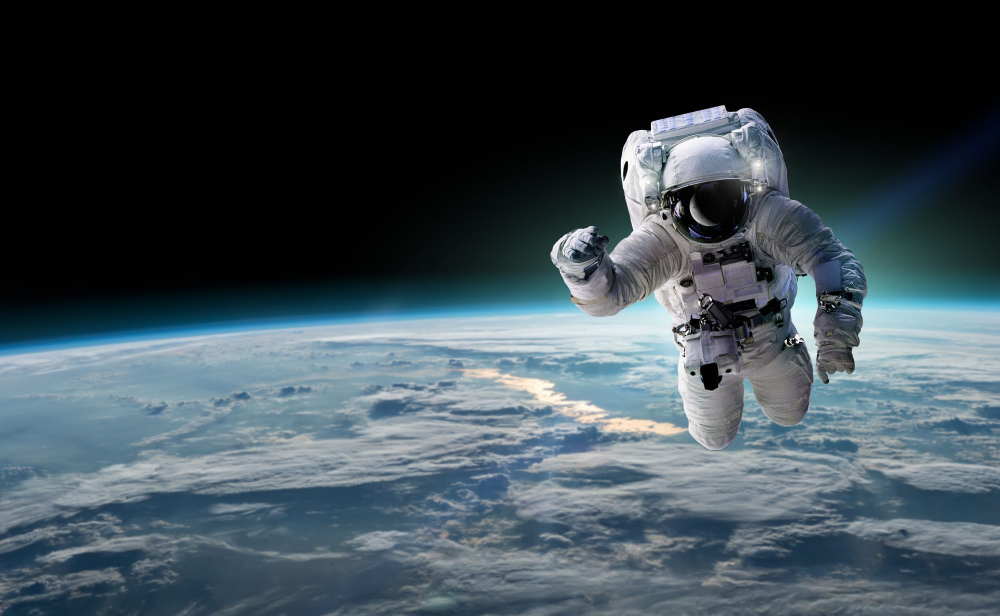
%> input picture targets/espaco.jpeg, 2000 x 1231 px (shown at 1/2 size)
$ octave gs.m   (GNU Octave 9; MATLAB toolbox functions it lacks are replaced by stand-ins)
%> lines starting %> are read from the running program, lines starting %| are printed output that depends on the picture; in (x1, y1, x2, y2) boxes, pixels count from 0 and x2, y2 are one past the last pixel; in counts of white or black regions, pixels touching at a corner belong together; the program's own positions count from 1
% Author : Musa AYDIN  |  Revisão: Vinícius A. O. L. Moura (2025-08-12)
% e-mail : maydin@fsm.edu.tr
% Fatih Sultan Mehmet Vakif University – Dept. of Computer Engineering
% -------------------------------------------------------------------------
%        GERCHBERG–SAXTON (GS) – PIPELINE COM ASM/NA + CAMADA SEMIÓTICA
% -------------------------------------------------------------------------
% Novidades nesta versão:
%   • Camada "fotografia/semiótica": saliency + bordas + regra-dos-terços
%     → gera um mapa de pesos W que prioriza o que importa na reconstrução.
%   • Alvo ponderado TargetW substitui Target no passo (D) do GS.
%   • Métrica extra: correlação de bordas edgeR, além de Pearson e erro.
%   • Parada antecipada opcional por Pearson/edgeR.
%   • (Opcional) "DOF semiótico": blur controlado no fundo (bokeh).
%   • (Opcional) campo de orientação θ da cena, para orientar meta-átomos.
%   • Stubs p/ mapeamento CST: salvamos W, θ e fase final quantizada.
% -------------------------------------------------------------------------

%% 0) Limpeza, parâmetros e alvo .........................................
clear;  close all;  clc;  tic

% ---------------- Parâmetros numéricos (malha) --------------------------
N     = 256;            % resolução (pixels) dos dois planos
sigma = 2;              % largura do feixe gaussiano (malha x,y)
iter  = 500;            % iterações GS (ajuste conforme necessidade)

% ---------------- Parâmetros físicos (ASM) ------------------------------
lambda = 633e-9;        % comprimento de onda [m]
z      = 0.20;          % distância de propagação [m] (SLM -> tela)
Lx     = 8e-3;          % largura física do campo no plano de entrada [m]
Ly     = 8e-3;          % altura física do campo no plano de entrada [m]
dx     = Lx / N;        % pitch x [m]
dy     = Ly / N;        % pitch y [m]
NA     = 0.25;          % abertura numérica efetiva (ajuste)

% ---------------- Camada semiótica/fotografia (flags) -------------------
USE_SEMIOTICA = true;   % ativa pesos W (saliency+bordas+terços)
USE_DOF       = false;  % "bokeh" semiótico no fundo (blur ponderado)
PEARSON_STOP  = 0.99;   % critério de parada (correlação)
EDGE_STOP     = 0.85;   % critério de parada (correlação de bordas)

% ----------------- Escolha do alvo (teste ou imagem) --------------------
use_synthetic  = false;               % true: alvo sintético p/ debug
synthetic_type = 'checker';           % 'checker' | 'disk' | 'letter'

if use_synthetic
    switch synthetic_type
        case 'checker'
            Target = checkerboard(N/8) > 0.5;
        case 'disk'
            [xx,yy] = meshgrid(linspace(-1,1,N));
            Target = sqrt(xx.^2 + yy.^2) <= 0.5;
        case 'letter'
            Target = zeros(N,N);
            Target(round(N*0.2):round(N*0.8), round(N*0.45):round(N*0.55)) = 1; % barra
            Target(round(N*0.2):round(N*0.35), round(N*0.3):round(N*0.7))  = 1; % topo
            Target(round(N*0.5):round(N*0.65), round(N*0.3):round(N*0.7))  = 1; % meio
        otherwise
            Target = checkerboard(N/8) > 0.5;
    end
    Target = im2double(Target);
else
    % --- imagem-alvo real ------------------------------------------------
    Target = imread('espaco.jpeg');                      % coloque sua imagem aqui
%> Target is the input picture: size 1231x2000x3 uint8; mean R, G, B 62.2, 75.1, 82.6
    if size(Target,3) > 1, Target = rgb2gray(Target); end
    Target = im2double(Target);
%> Target: size 1231x2000 double
end
Target = imresize(Target,[N N]);                         % força N×N
%> Target: size 256x256 double
T0     = mat2gray(Target);                               % alvo base [0,1]

figure; imshow(T0,[]); title('TARGET – amplitude desejada');

%% 0.1) Camada semiótica/fotográfica (gera W e TargetW) ..................
if USE_SEMIOTICA
    % --- Saliency espectral (Residual Spectrum) -------------------------
    F   = fft2(T0);  logAmp = log(abs(F)+eps);  phaseF = angle(F);
%> after `logAmp = log(abs(F)+eps)`:
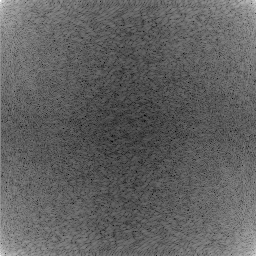
%> logAmp: size 256x256 double; min -3.3, max 9.91, mean 1.74; drawn with min black and max white
%> after `phaseF = angle(F)`:
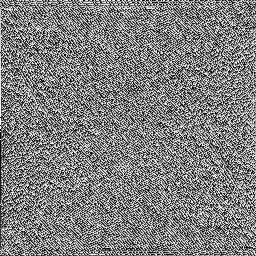
%> phaseF: size 256x256 double; min -3.14, max 3.14, mean 0.000144; drawn with min black and max white
    avg = imfilter(logAmp, fspecial('average', 9), 'replicate');
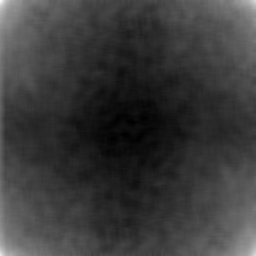
%> avg: size 256x256 double; min -0.0904, max 7.86, mean 1.74; drawn with min black and max white
    SR  = logAmp - avg;
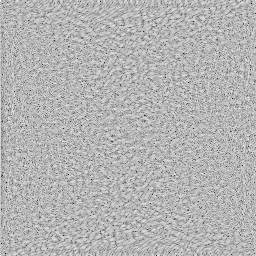
%> SR: size 256x256 double; min -5, max 2.05, mean -0.00423; drawn with min black and max white
    sal = abs(ifft2(exp(SR + 1i*phaseF))).^2;
    sal = mat2gray(imgaussfilt(sal, 2));

    % --- Bordas (Canny) -------------------------------------------------
    E   = mat2gray(edge(T0,'Canny'));
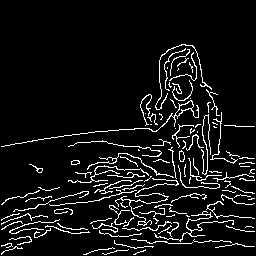
%> E: size 256x256 double; values 0 (black) and 1 (white), 7.6% white in thin lines or dots, all inside (x1, y1, x2, y2) = (1, 44, 255, 255)
    E   = imgaussfilt(E, 0.8);  % suaviza serrilhado

    % --- Regra dos terços ----------------------------------------------
    [u,v] = meshgrid(linspace(0,1,N), linspace(0,1,N));
    s     = 0.06;
    H     = exp(-((u-1/3).^2+(v-1/3).^2)/(2*s^2)) + ...
            exp(-((u-2/3).^2+(v-1/3).^2)/(2*s^2)) + ...
            exp(-((u-1/3).^2+(v-2/3).^2)/(2*s^2)) + ...
            exp(-((u-2/3).^2+(v-2/3).^2)/(2*s^2));
    H     = mat2gray(H);

    % --- Peso combinado -------------------------------------------------
    alpha=0.6; beta=0.3; gamma=0.1;      % saliency/bordas/terços
    W    = mat2gray(alpha*sal + beta*E + gamma*H);

    % --- Alvo com reforço perceptual -----------------------------------
    Tclahe   = adapthisteq(T0,'ClipLimit',0.01,'NumTiles',[8 8]);
    enh      = mat2gray(Tclahe + 0.4*E);          % reforça contornos
    wStrength= 0.35;                               % mistura alvo base + reforço
    TargetW  = mat2gray( (1-wStrength).*T0 + wStrength.*((1+0.7*W).*enh) );
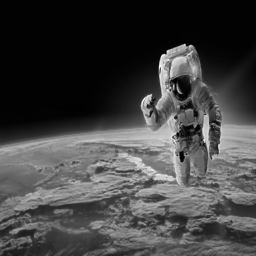
%> TargetW: size 256x256 double; min 0, max 1, mean 0.261

    if USE_DOF
        % "Bokeh": mais blur onde W é baixo (fundo)
        sigmaBlur = 1.0;
        Bg       = imgaussfilt(TargetW, sigmaBlur*(1 - mat2gray(W)));
        TargetW  = mat2gray( 0.7*TargetW + 0.3*Bg );
    end

    figure;
    subplot(2,2,1); imshow(sal,[]); title('Saliency')
    subplot(2,2,2); imshow(E,[]);   title('Bordas')
    subplot(2,2,3); imshow(W,[]);   title('Peso W (composição)')
    subplot(2,2,4); imshow(TargetW,[]); title('TargetW (alvo ponderado)')
else
    W       = ones(N);               % pesos uniformes
    E       = mat2gray(edge(T0,'Canny'));
    TargetW = T0;
end

%% 1) Plano de entrada – feixe gaussiano .................................
x = linspace(-10,10,N);
y = linspace(-10,10,N);
[X,Y] = meshgrid(x,y);
input_amplitude = exp(-(X.^2 + Y.^2)/(2*sigma^2));   % |I_in|

figure; imagesc(input_amplitude); axis image off
title('Input amplitude (|I_{in}|) – restrição no plano de entrada');

%% 2) Inicialização: chute de fase ......................................
A = fftshift( ifft2( fftshift(TargetW) ) );  % chute orientado pelo alvo ponderado
figure;
subplot(1,2,1), imagesc(abs(A)),   axis image off, title('|A| (amp)')
subplot(1,2,2), imagesc(angle(A)), axis image off, title('∠A (fase)')
sgtitle('Campo A após IFFT do alvo ponderado (chute inicial)');

%% 3) Passo (1) – impõe amplitude gaussiana: B ...........................
B = input_amplitude .* exp(1i*angle(A));
figure;
subplot(1,2,1), imagesc(input_amplitude), axis image off, title('|I_{in}|')
subplot(1,2,2), imagesc(angle(B)),        axis image off, title('∠B = ∠A')
sgtitle('B = |I_{in}|·e^{i∠A} (restrição no plano de entrada)');

%% 4) Passo (2) – propaga ao plano de saída (ASM): C .....................
C = propagateASM(B, dx, dy, lambda, z, NA);
figure;
subplot(1,2,1), imagesc(abs(C)),   axis image off, title('|C| (amp)')
subplot(1,2,2), imagesc(angle(C)), axis image off, title('∠C (fase)')
sgtitle('C = ASM(B) – campo no plano de saída (a z metros)');

%% 5) Passo (3) – impõe amplitude do alvo ponderado: D ...................
D = TargetW .* exp(1i*angle(C));   % <<< aqui entra a intenção fotográfica
figure;
subplot(1,2,1), imagesc(TargetW),   axis image off, title('|TargetW|')
subplot(1,2,2), imagesc(angle(D)),  axis image off, title('∠D = ∠C')
sgtitle('D = |TargetW|·e^{i∠C} (restrição no plano de saída)');

%% 6) Passo (4) – volta ao plano de entrada (ASM -z): novo A .............
A = propagateASM(D, dx, dy, lambda, -z, NA);
figure;
subplot(1,2,1), imagesc(abs(A)),   axis image off, title('|A| após 1 ciclo')
subplot(1,2,2), imagesc(angle(A)), axis image off, title('∠A após 1 ciclo')
sgtitle('Novo A – pronto p/ próximo ciclo');

%% 7) LOOP automático (restante das iterações) ...........................
errorF  = zeros(iter,1);
pearson = zeros(iter,1);
edgeR   = zeros(iter,1);
epss    = 1e-12;

%> the run ends on the next line
for k = 1:iter
% [65 lines not run here, left out]
function Uz = propagateASM(U0, dx, dy, lambda, z, NA)
% propagateASM  Propaga um campo U0 por distância z usando o
%               Método do Espectro Angular (ASM), com filtro por NA.
% Entradas:
%   U0     : campo complexo no plano z=0 (matriz NxN)
%   dx, dy : passo espacial [m]
%   lambda : comprimento de onda [m]
%   z      : distância de propagação [m] (pode ser negativa)
%   NA     : abertura numérica (aplica filtro passa-baixas circular)
%
% Saída:
%   Uz     : campo complexo propagado a z [m]

    [Ny, Nx] = size(U0);
    k  = 2*pi/lambda;

    % Grades de frequência espacial (centradas)
    fx = (-Nx/2:Nx/2-1) / (Nx*dx);
    fy = (-Ny/2:Ny/2-1) / (Ny*dy);
    [FX, FY] = meshgrid(fx, fy);
    f2 = FX.^2 + FY.^2;

    % Termo kz (suprime evanescentes)
    arg = max(0, 1 - (lambda^2)*f2);
    kz  = k * sqrt(arg);

    % Transfer function + filtro NA
    H = exp(1i * z .* kz);
    fcut = (NA / lambda)^2;          % raio de corte em f^2
    pass = (f2 <= fcut);
    H = H .* pass;

    % FFT centrada -> aplica H -> IFFT centrada
    U0f = fftshift( fft2( ifftshift(U0) ) );
    Uzf = U0f .* H;
    Uz  = fftshift( ifft2( ifftshift(Uzf) ) );
end
